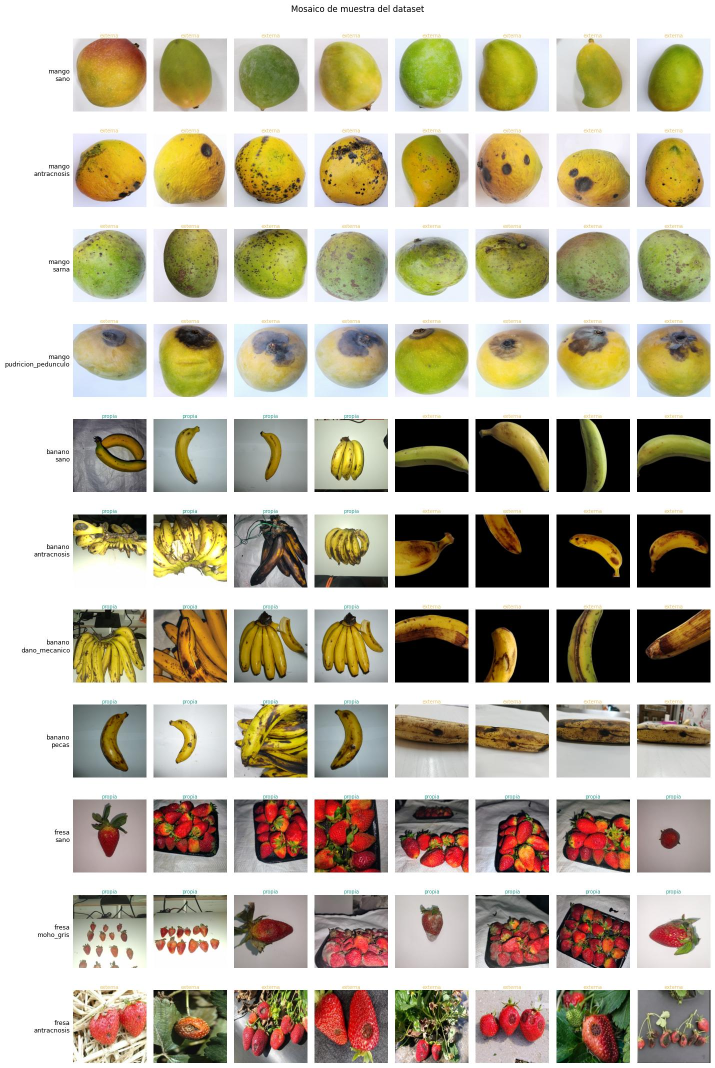
#> input picture figuras/mosaico_dataset.jpg, 1429 x 2136 px (shown at 1/2 size)
$ python -i vision.py   (imports and definitions only)   (older library calls are emulated)
#> lines starting #> are read from the running program, lines starting #| are printed output that depends on the picture; after the words box and inside, x2 and y2 are one past the last pixel; in counts of white or black regions, pixels touching at a corner belong together
"""Operaciones de imagen del proyecto, organizadas según las clases del curso.

Las usan la app de Streamlit (app/app.py) y el script que calcula las
características del dataset (scripts/calcular_caracteristicas.py).
Todas las imágenes se manejan como arreglos RGB de 8 bits (uint8).
"""
import cv2
import numpy as np
from PIL import Image, ImageOps

LADO_ANALISIS = 256      # lado mayor al que se reducen las imágenes para medir características
UMBRAL_OSCURO = 30       # L* (0 a 100) por debajo del cual un píxel de la fruta se considera lesión oscura


# ---------------------------------------------------------------------------
# Clase 2. Imagen digital y modelos de color
# ---------------------------------------------------------------------------
# [7 lines left out: function leer, not called in this run]


def a_gris(rgb):
    return cv2.cvtColor(rgb, cv2.COLOR_RGB2GRAY)


def a_hsv(rgb):
    """HSV de OpenCV: H de 0 a 179 (grados / 2), S y V de 0 a 255."""
    return cv2.cvtColor(rgb, cv2.COLOR_RGB2HSV)


def a_lab(rgb):
    """CIE L*a*b* en escala estándar: L* de 0 a 100, a* y b* alrededor de 0."""
    lab = cv2.cvtColor(rgb, cv2.COLOR_RGB2LAB).astype(np.float32)
    return np.dstack([lab[..., 0] * 100 / 255, lab[..., 1] - 128, lab[..., 2] - 128])


def histograma(canal, bins=256, rango=(0, 256), mascara=None):
    valores = canal[mascara] if mascara is not None else canal.ravel()
    h, _ = np.histogram(valores, bins=bins, range=rango)
    return h


def bytes_en_memoria(ancho, alto, canales=3, bits=8):
    """Espacio que ocupa la imagen sin comprimir: ancho × alto × canales × bits / 8."""
    return ancho * alto * canales * bits // 8


# ---------------------------------------------------------------------------
# Clase 3. Operaciones punto a punto
# ---------------------------------------------------------------------------
# [20 lines left out: functions expansion_lineal, ecualizar, gamma, not called in this run]


def negativo(rgb):
    return 255 - rgb


# ---------------------------------------------------------------------------
# Clase 4. Convolución, filtros, ruido y transformaciones geométricas
# ---------------------------------------------------------------------------
# [28 lines left out: functions filtrar, agregar_ruido, rotar, not called in this run]


def nitidez(gris):
    """Varianza del Laplaciano: valores bajos indican una imagen borrosa."""
    return float(cv2.Laplacian(gris, cv2.CV_64F).var())


def ruido_estimado(gris):
    """Desviación estimada del ruido con la máscara de Immerkær (1996)."""
    m = np.array([[1, -2, 1], [-2, 4, -2], [1, -2, 1]], dtype=np.float64)
    conv = cv2.filter2D(gris.astype(np.float64), -1, m)[1:-1, 1:-1]
    h, w = gris.shape
    return float(np.sqrt(np.pi / 2) * np.abs(conv).sum() / (6 * (w - 2) * (h - 2)))


# ---------------------------------------------------------------------------
# Clase 5. Segmentación: umbralización, bordes y regiones
# ---------------------------------------------------------------------------
def umbral_fijo(gris, t):
    return (gris > t).astype(np.uint8) * 255


def umbral_otsu(gris):
    t, binaria = cv2.threshold(gris, 0, 255, cv2.THRESH_BINARY + cv2.THRESH_OTSU)
    return binaria, float(t)


def umbral_adaptativo(gris, bloque=31, c=5):
    bloque = int(bloque) | 1
    return cv2.adaptiveThreshold(gris, 255, cv2.ADAPTIVE_THRESH_GAUSSIAN_C, cv2.THRESH_BINARY, bloque, c)


# [13 lines left out: function bordes, not called in this run]


def mascara_fruta(rgb):
    """Separa la fruta del fondo.

    1. Umbral de Otsu sobre la saturación (S de HSV): los fondos blancos, grises
       y negros tienen poca saturación; la fruta, mucha.
    2. El umbral nunca baja de 50, para no tomar fondos grises algo coloreados,
       y se descartan los píxeles muy oscuros (V < 40), típicos del fondo negro.
    3. Cierre y apertura morfológicos para limpiar la máscara, y relleno de huecos
       para incluir las lesiones oscuras que quedan dentro de la fruta.
    4. Se conservan las regiones de más del 1 % de la imagen.
    """
    hsv = a_hsv(rgb)
    s, v = hsv[..., 1], hsv[..., 2]
    t, _ = cv2.threshold(s, 0, 255, cv2.THRESH_BINARY + cv2.THRESH_OTSU)
    m = ((s > max(t, 50)) & (v > 40)).astype(np.uint8) * 255
    elipse = lambda k: cv2.getStructuringElement(cv2.MORPH_ELLIPSE, (k, k))
    m = cv2.morphologyEx(m, cv2.MORPH_CLOSE, elipse(7))
    m = cv2.morphologyEx(m, cv2.MORPH_OPEN, elipse(5))
    h, w = m.shape
    relleno = cv2.copyMakeBorder(m, 1, 1, 1, 1, cv2.BORDER_CONSTANT, value=0)   # borde para que el relleno parta del fondo
    cv2.floodFill(relleno, np.zeros((h + 4, w + 4), np.uint8), (0, 0), 255)
    m = m | cv2.bitwise_not(relleno[1:-1, 1:-1])
    n, etiquetas, stats, _ = cv2.connectedComponentsWithStats(m)
    grandes = [i for i in range(1, n) if stats[i, cv2.CC_STAT_AREA] > 0.01 * h * w]
    return np.isin(etiquetas, grandes)


# [27 lines left out: function regiones_oscuras, not called in this run]


# ---------------------------------------------------------------------------
# Características por imagen (para el análisis del dataset)
# ---------------------------------------------------------------------------
def caracteristicas(rgb):
    """Mide, sobre la imagen reducida a LADO_ANALISIS px, las características del análisis."""
    gris = a_gris(rgb)
    hsv = a_hsv(rgb)
    lab = a_lab(rgb)
    h, w = gris.shape
    b = max(1, int(0.05 * min(h, w)))
    borde = np.concatenate([gris[:b].ravel(), gris[-b:].ravel(), gris[:, :b].ravel(), gris[:, -b:].ravel()])
    m = mascara_fruta(rgb)
    if m.sum() == 0:                        # si la segmentación falla, se usa toda la imagen
        m = np.ones_like(gris, dtype=bool)
    canny = cv2.Canny(gris, 50, 150) > 0
    fila = {
        "brillo": float(gris.mean()),
        "contraste": float(gris.std()),
        "rojo": float(rgb[..., 0].mean()),
        "verde": float(rgb[..., 1].mean()),
        "azul": float(rgb[..., 2].mean()),
        "brillo_fondo": float(borde.mean()),
        "nitidez": nitidez(gris),
        "ruido": ruido_estimado(gris),
        "fraccion_fruta": float(m.mean()),
        "L_fruta": float(lab[..., 0][m].mean()),
        "a_fruta": float(lab[..., 1][m].mean()),
        "b_fruta": float(lab[..., 2][m].mean()),
        "saturacion_fruta": float(hsv[..., 1][m].mean()),
        "densidad_bordes": float(canny[m].mean()),
    }
    # Histograma de tono de los píxeles saturados de la fruta, en 36 intervalos de 10°
    sat = m & (hsv[..., 1] > 64) & (hsv[..., 2] > 50)
    ht = histograma(hsv[..., 0].astype(np.float32) * 2, bins=36, rango=(0, 360), mascara=sat).astype(float)
    ht /= max(ht.sum(), 1)
    fila.update({f"tono_{10 * i:03d}": float(v) for i, v in enumerate(ht)})
    return fila

>>> import cv2
>>> picture = cv2.cvtColor(cv2.imread('../figuras/mosaico_dataset.jpg'), cv2.COLOR_BGR2RGB)
>>> result = caracteristicas(picture)
#> in a_hsv, `return cv2.cvtColor(rgb, cv2.COLOR_RGB2HSV)`: returned value: shape (2136, 1429, 3); mean H, S, V 37.1, 56.4, 189.8
#> in mascara_fruta, `s, v = hsv[..., 1], hsv[..., 2]`:
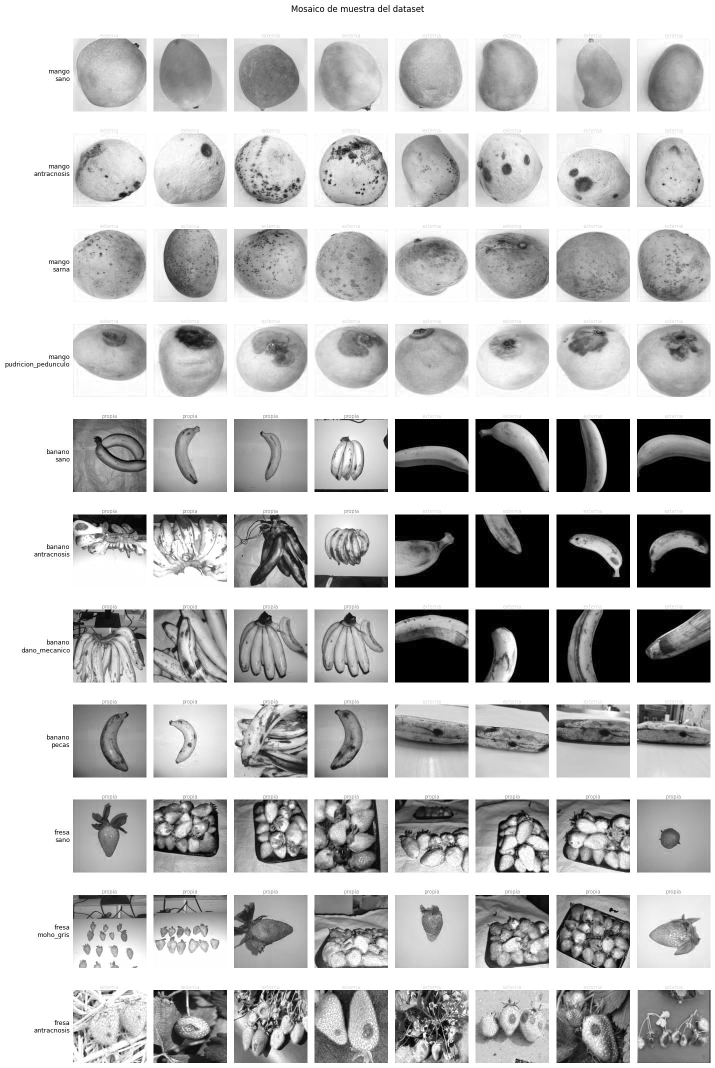
#> v: shape (2136, 1429) (shown at 1/2 size); min 0, max 255, mean 189.8
#> in mascara_fruta, `t, _ = cv2.threshold(s, 0, 255, cv2.THRESH_BINARY + cv2.THRESH_OTSU)`: t = 98
#> in mascara_fruta, `m = ((s > max(t, 50)) & (v > 40)).astype(np.uint8) * 255`:
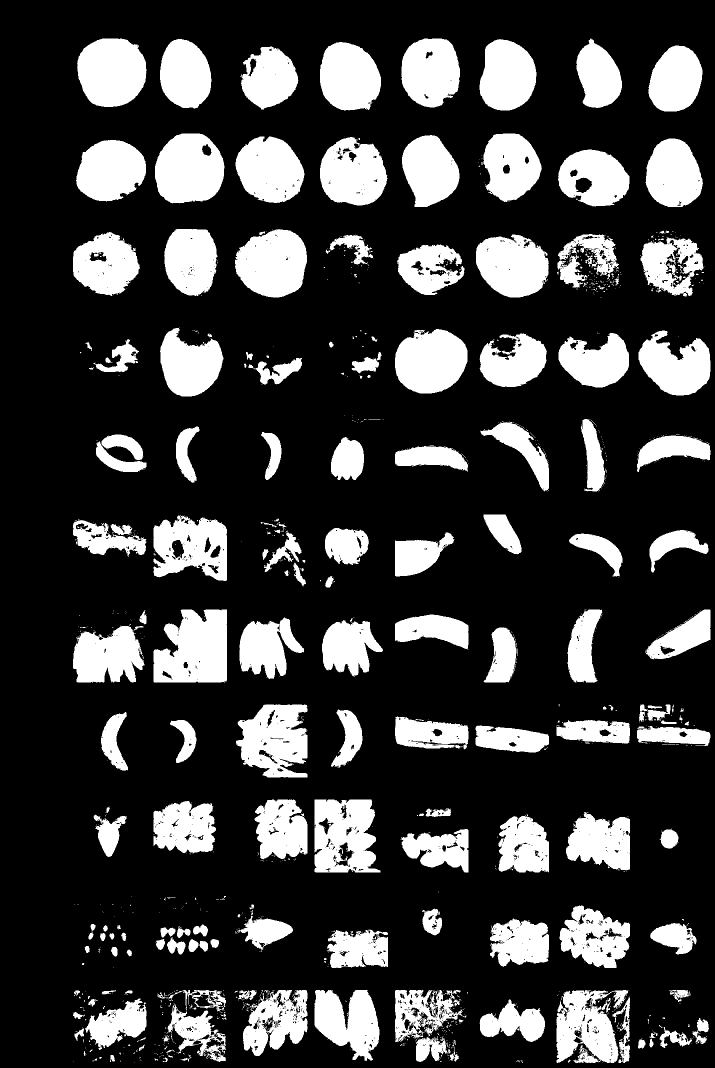
#> m: shape (2136, 1429) (shown at 1/2 size); 23.6% white; 1220 white regions (1023 under 20 px), largest, box (x1, y1, x2, y2) and area: (307, 1219, 454, 1365) 17352, (310, 267, 449, 407) 15417, (154, 77, 293, 214) 15327
#> in mascara_fruta, `m = cv2.morphologyEx(m, cv2.MORPH_CLOSE, elipse(7))`: m: shape (2136, 1429); 24.8% white; 343 white regions (198 under 20 px), largest, box (x1, y1, x2, y2) and area: (1113, 1980, 1260, 2126) 17811, (307, 1219, 454, 1365) 17650, (629, 1599, 761, 1745) 15984
#> in mascara_fruta, `m = cv2.morphologyEx(m, cv2.MORPH_OPEN, elipse(5))`: m: shape (2136, 1429); 24.7% white; 148 white regions (1 under 20 px), largest, box (x1, y1, x2, y2) and area: (1113, 1980, 1260, 2126) 17692, (307, 1219, 454, 1365) 17636, (629, 1599, 761, 1745) 15941
#> in mascara_fruta, `relleno = cv2.copyMakeBorder(m, 1, 1, 1, 1, cv2.BORDER_CONSTANT, value..`: relleno: shape (2138, 1431); 24.6% white; 148 white regions (1 under 20 px), largest, box (x1, y1, x2, y2) and area: (1114, 1981, 1261, 2127) 17692, (308, 1220, 455, 1366) 17636, (630, 1600, 762, 1746) 15941
#> in mascara_fruta, `cv2.floodFill(relleno, np.zeros((h + 4, w + 4), np.uint8), (0, 0), 255)`: relleno: shape (2138, 1431); 99.7% white; 54 black regions, largest, box (x1, y1, x2, y2) and area: (214, 893, 273, 925) 1197, (1152, 356, 1184, 387) 710, (679, 1688, 706, 1733) 584
#> in mascara_fruta, `m = m | cv2.bitwise_not(relleno[1:-1, 1:-1])`: m: shape (2136, 1429); 24.9% white; 148 white regions (1 under 20 px), largest, box (x1, y1, x2, y2) and area: (1113, 1980, 1260, 2126) 18046, (307, 1219, 454, 1365) 17769, (629, 1599, 761, 1745) 16815
#> in mascara_fruta, `n, etiquetas, stats, _ = cv2.connectedComponentsWithStats(m)`:
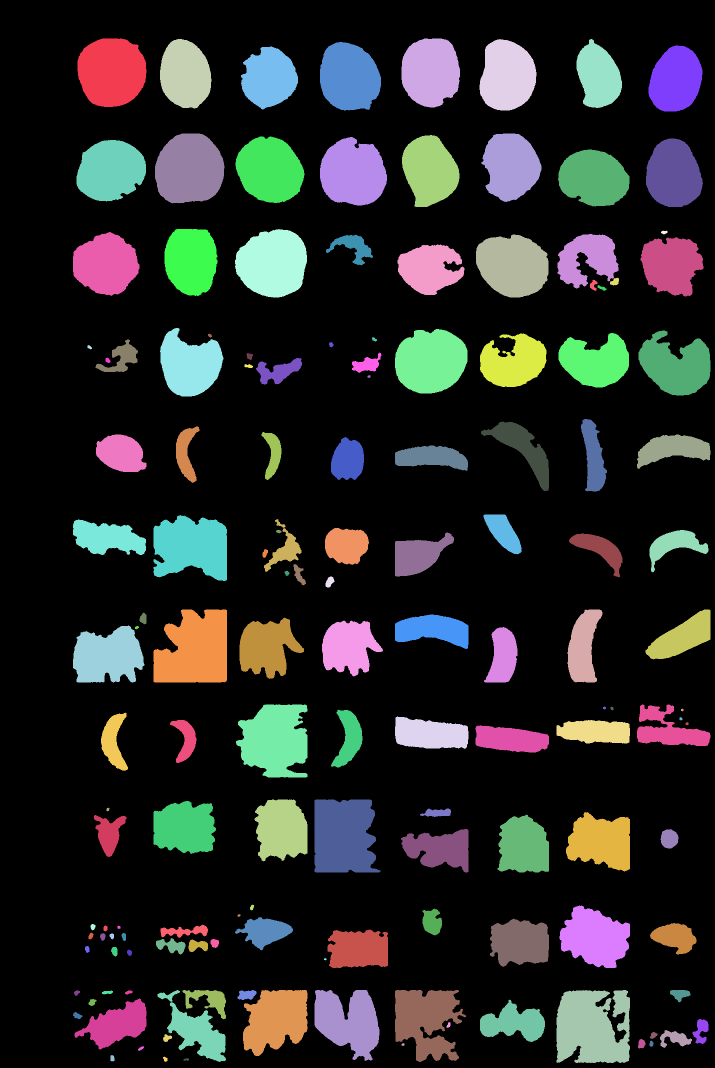
#> etiquetas: shape (2136, 1429) int32 (shown at 1/2 size); 149 distinct labels, from 0 to 148; one colour per label, 0 black
#> in mascara_fruta, `n, etiquetas, stats, _ = cv2.connectedComponentsWithStats(m)`: n = 149; stats = 149 rows, first 6: [0, 0, 1429, 2136, 2291222], [155, 77, 138, 137, 15328], [803, 77, 117, 138, 13044], [320, 78, 103, 139, 11116], [959, 78, 114, 143, 12669], [1153, 78, 91, 138, 8717]
#> in mascara_fruta, `grandes = [i for i in range(1, n) if stats[i, cv2.CC_STAT_AREA] > 0.01..`: grandes = []
#> in mascara_fruta, `return np.isin(etiquetas, grandes)`: returned value: shape (2136, 1429) bool; every value is 0
#> in caracteristicas, `canny = cv2.Canny(gris, 50, 150) > 0`:
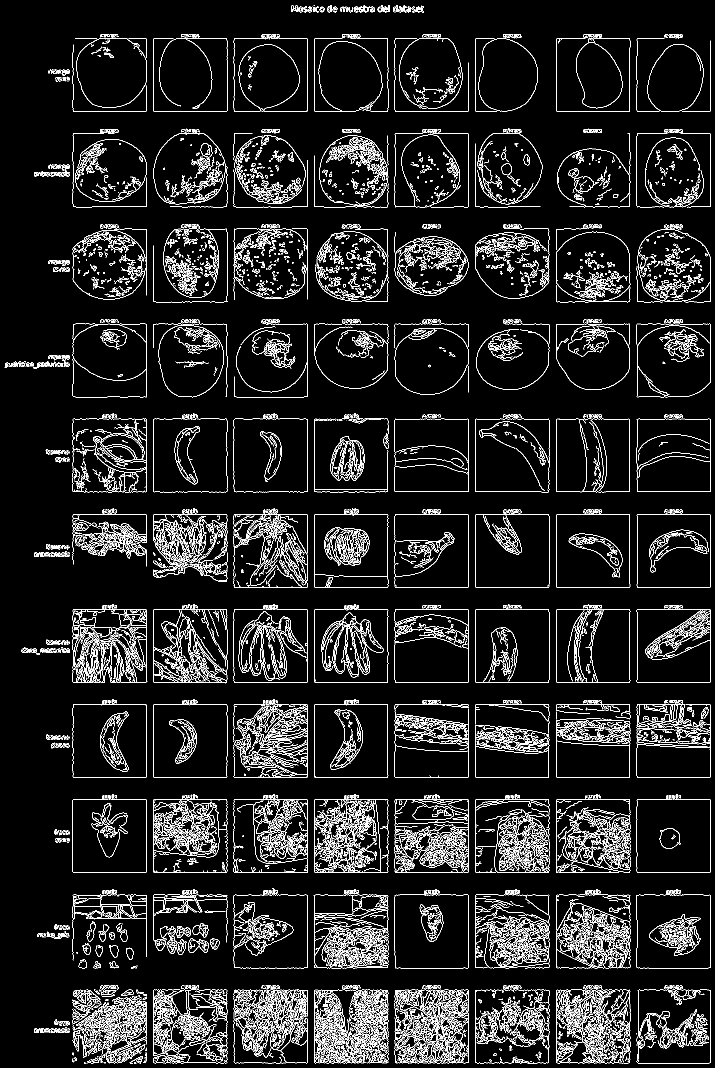
#> canny: shape (2136, 1429) bool (shown at 1/2 size); 8.5% white in thin lines or dots
#> in ruido_estimado, `m = np.array([[1, -2, 1], [-2, 4, -2], [1, -2, 1]], dtype=np.float64)`: m = [[1, -2, 1], [-2, 4, -2], [1, -2, 1]]
#> in caracteristicas, `sat = m & (hsv[..., 1] > 64) & (hsv[..., 2] > 50)`:
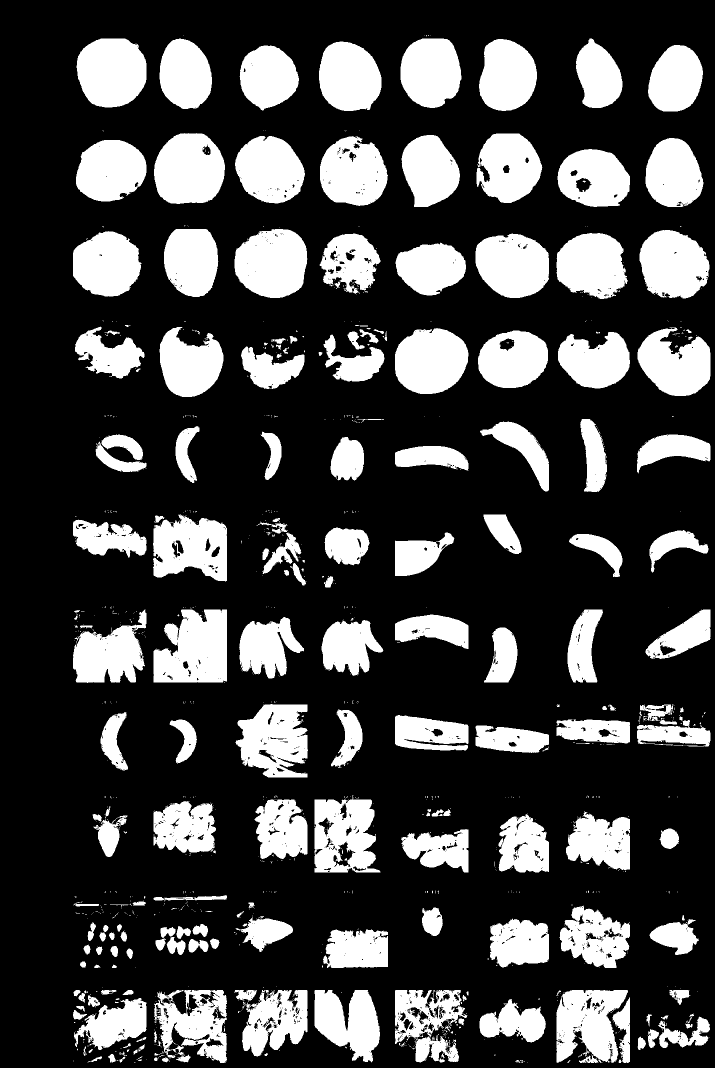
#> sat: shape (2136, 1429) bool (shown at 1/2 size); 26.5% white; 1116 white regions (909 under 20 px), largest, box (x1, y1, x2, y2) and area: (307, 1219, 454, 1365) 17348, (308, 266, 450, 408) 16167, (469, 458, 615, 596) 16002
#> in histograma, `h, _ = np.histogram(valores, bins=bins, range=rango)`: h = 36 values, max 180440 at index 4, min 5 at index 28, mean 22482.5
#> in caracteristicas, `ht = histograma(hsv[..., 0].astype(np.float32) * 2, bins=36, rango=(0,..`: ht has the same summary as h in histograma
#> in caracteristicas, `ht /= max(ht.sum(), 1)`: ht = 36 values, max 0.223 at index 4, min 6.18e-06 at index 28, mean 0.0278
#> result = 50 items
